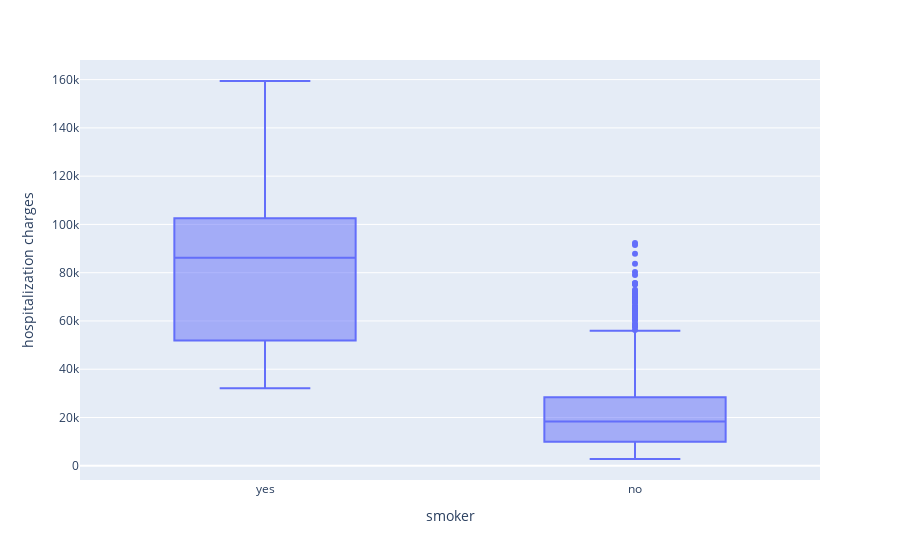

Notebook code cell kept with this figure:
### Markdown cell above
<h2>Hypothesis 1</h2>

### Code cell
fig = px.box(df, x="smoker", y="hospitalization charges")
fig.show()

### Figure 1 — Plotly figure (JSON) as saved in the notebook; plotly's stock layout.template omitted (floating-point values rounded to 4 significant figures; data arrays with more than 128 entries replaced by an {"elided": "..."} marker saying what was removed)
{"data": [{"alignmentgroup": "True", "hovertemplate": "smoker=%{x}<br>hospitalization charges=%{y}<extra></extra>", "legendgroup": "", "marker": {"color": "#636efa"}, "name": "", "notched": false, "offsetgroup": "", "orientation": "v", "showlegend": false, "type": "box", "x": {"elided": "1338 str values"}, "x0": " ", "xaxis": "x", "y": {"elided": "1338 int values"}, "y0": " ", "yaxis": "y"}], "layout": {"boxmode": "group", "legend": {"tracegroupgap": 0}, "margin": {"t": 60}, "xaxis": {"anchor": "y", "domain": [0, 1], "title": {"text": "smoker"}}, "yaxis": {"anchor": "x", "domain": [0, 1], "title": {"text": "hospitalization charges"}}}}
